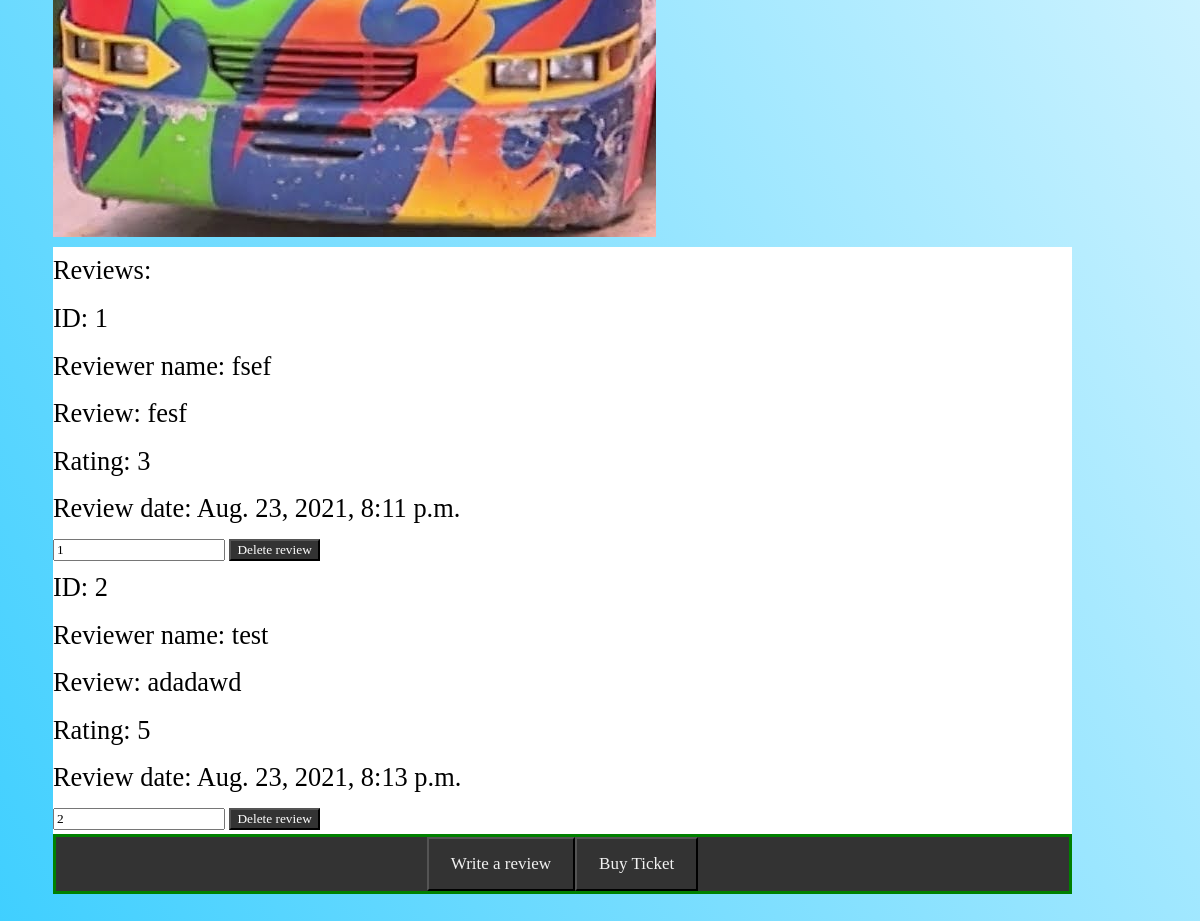
/main/bolaka/ (signed in, lower part), run on an earlier commit of the app's database.
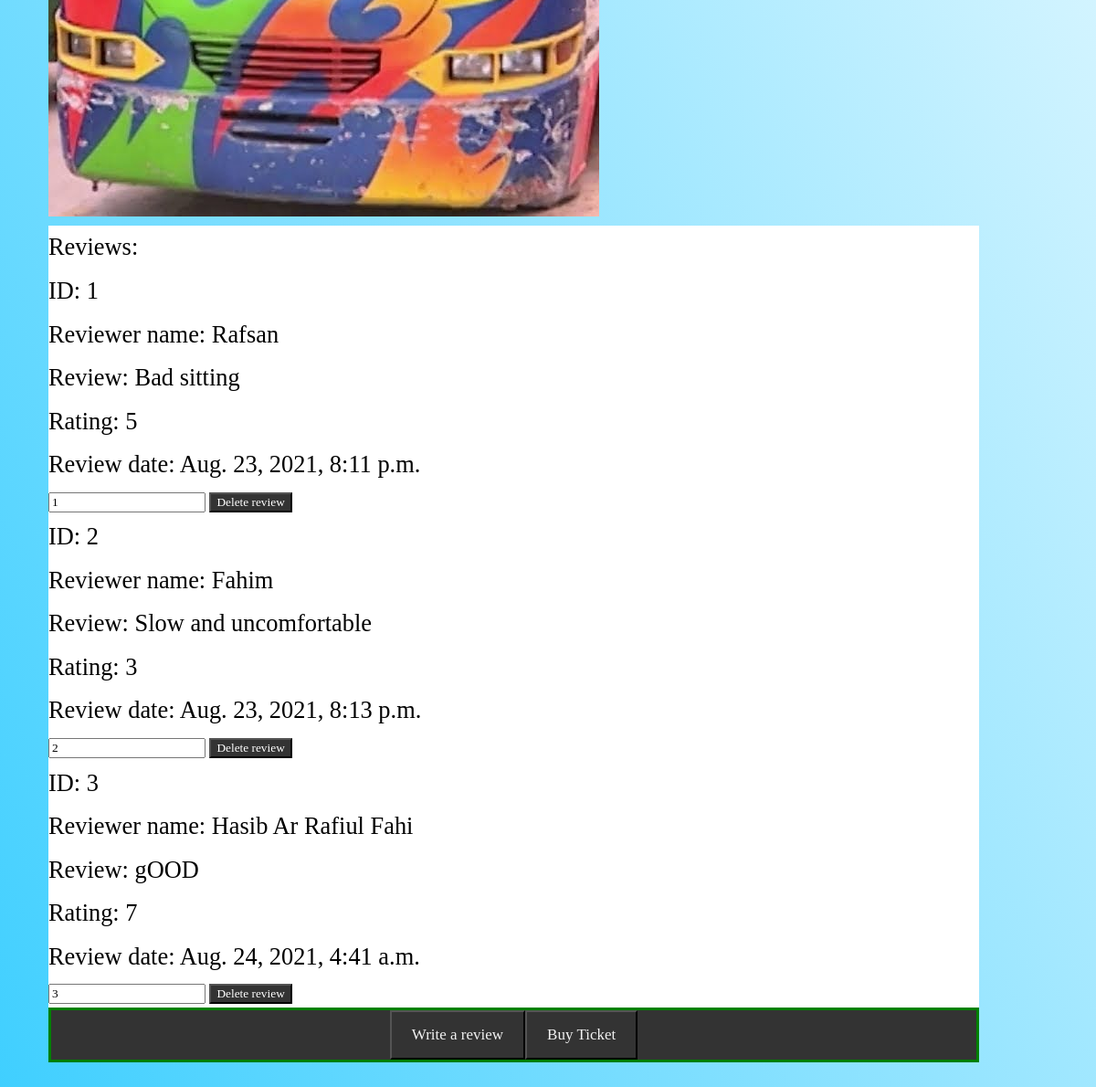
And on a later commit of the database.
### main/models.py (models this page shows)
class balaka(models.Model):
    name = models.CharField(max_length=20)
    date = models.DateTimeField(auto_now_add=True)
    text = models.TextField(max_length=3000, blank=True)
    rate = models.PositiveSmallIntegerField(choices=RATE_CHOICES, null=True)
    likes = models.PositiveIntegerField(default=0)
    unlikes = models.PositiveIntegerField(default=0)
    user = models.ForeignKey(User, default=None, on_delete=models.DO_NOTHING)

### main/views.py (the view)
@login_required(login_url="/account/login/")
def bolaka(request):
    Balaka = balaka.objects.all().order_by('date')
    return render(request, 'main/bolaka.html', {'Balaka': Balaka})

### main/templates/main/bolaka.html (shortened to what this page needs)
{% extends 'base_layout.html' %}
{% block content %}
	<section class="tm-section tm-section-1">
                <div class="tm-textbox tm-textbox-2 tm-bg-dark">
				  <img src="/static/balaka.png">
                    <br>
                    <div style="background-color:white;">
                        <h1>Reviews: </h1>
                        {% for Balaka in Balaka %}
                            <div>
                                <h2>ID: {{ Balaka.id }}</h2>
                                <h2>Reviewer name: {{ Balaka.name }}</h2>
                                <h2>Review: {{ Balaka.text }}</h2>
                                <h2>Rating: {{Balaka.rate }}</h2>
                                <h2>Review date: {{ Balaka.date }}</h2>
                                <input type="text" name="balaka-delete" value="{{ Balaka.id }}">
                                <button type="submit"><a href="{% url 'articles:deletebalaka' %}">Delete review</a></button>
                                <br>
                            </div>
                        {% endfor %}
                    </div>
				  <div class="topnav">
                      <div class="centerb">
                            <button type="submit"><a href="{% url 'articles:bolakareview' %}">Write a review</a></button>
                            <button type="submit"><a href="{% url 'articles:ticket_page' %}">Buy Ticket</a></button>
                        </div>
                  </div>
                </div>
              </section>
{% endblock %}

### templates/base_layout.html (shortened to what this page needs)
<!DOCTYPE html>
<html lang="en">
<head>
    <link rel="stylesheet" href="/static/style.css">
    <link rel="stylesheet" href="/static/ticket.css">
</head>
<body>
    <div class="Wrapper">
        {% block content %}
        {% endblock %}
    </div>
</body>
</html>

### assets/style.css (style rules this page uses)
body { background: linear-gradient(to top right, #33ccff -6%, #ffffff 99%); background-repeat: no-repeat; background-size: auto; color: #000000; }
body * { color: #000000; font-family: Ubuntu; }
h1,h2,h3,h4,h5 { font-weight: normal; margin: 0; }
a,a:hover, a:visited { color: #fff; text-decoration: none; }
.topnav { background-color: #333; overflow: hidden; }
.topnav a { float: left; color: #f2f2f2; text-align: center; padding: 14px 16px; text-decoration: none; font-size: 17px; }
button { background-color: #333; color: white; }
.tm-section { margin-right: 75px; max-width: 100%; }
.tm-textbox { padding: 45px; font-size: 1.1rem; color: #c5c7c6; line-height: 1.8; }
.centerb { display: flex; justify-content: center; align-items: center; height: 60px; border: 3px solid green; }

### assets/ticket.css (style rules this page uses)
* { box-sizing: border-box; }

What changed in the data, as far as the page shows it:
changed balaka id 1: name "fsef" → "Rafsan"; text "fesf" → "Bad sitting"; rate "3" → "5"
changed balaka id 2: name "test" → "Fahim"; text "adadawd" → "Slow and uncomfortable"; rate "5" → "3"
added balaka: id "3", name "Hasib Ar Rafiul Fahi", text "gOOD", rate "7", date "Aug. 24, 2021, 4:41 a.m.", balaka-delete "3"
